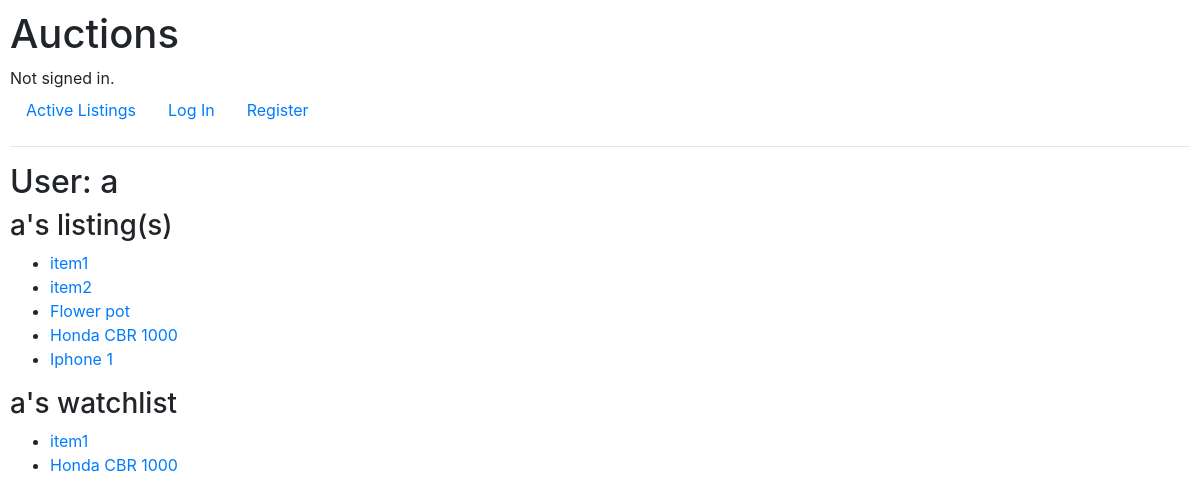
Page /user_page/1 on the committed database.
### auctions/models.py (models this page shows, shortened)
class User(AbstractUser):
    pass

class Listing(models.Model):
    user = models.ForeignKey(User, on_delete=models.CASCADE, related_name="seller")
    category = models.ForeignKey(Category, on_delete=models.SET_NULL, blank=True, null=True, related_name="category")
    title = models.CharField(max_length=64)
    description = models.TextField(max_length=1000)
    date = models.DateTimeField(auto_now_add=True)
    start_price = models.IntegerField(validators=[MinValueValidator(0)])
    current_price = models.IntegerField(validators=[MinValueValidator(0)])
    image_url = models.URLField(null=True, blank=True)
    is_active = models.BooleanField(default=True)

### auctions/views.py (the view)
# urls.py: path("user_page/<int:user_id>", views.user_page, name="user_page"),
def user_page(request, user_id):
    existing_user_ids = User.objects.all().values_list("id", flat=True)
    if user_id in existing_user_ids:
        user_target = User.objects.get(id=user_id)
        watched = user_target.watcher.all()
        listings_id = watched.values_list("listing", flat=True)
        return render(request, "auctions/user_page.html", {
            "user_target": user_target,
            "listings": user_target.seller.all(),
            "watchlist": Listing.objects.filter(id__in=listings_id)
        })
    else:
        return HttpResponseRedirect(reverse("index"))

### auctions/templates/auctions/user_page.html
{% extends "auctions/layout.html" %}
{% block body %}
    <h2>User: {{ user_target.username }}</h2>
    <div>
        <h3>{{ user_target.username }}'s listing(s)</h3>
        <div>
            <ul>
            {% for listing in listings %}
                <li>
                    <a href="{% url 'listing' listing.id %}">
                        {{ listing.title }}
                    </a>
                </li>
            {% endfor %}
            </ul>
        </div>
    </div>
    <div>
        <h3>{{ user_target.username }}'s watchlist</h3>
        <div>
            <ul>
            {% for listing in watchlist %}
                <li>
                    <a href="{% url 'listing' listing.id %}">
                        {{ listing.title }}
                    </a>
                </li>
            {% endfor %}
            </ul>
        </div>
    </div>
{% endblock %}

### auctions/static/auctions/styles.css (style rules this page uses)
body { padding: 10px; }

### rows in the picture
User: username "a"
Listing: title "item1"
Listing: title "item2"
Listing: title "Flower pot"
Listing: title "Honda CBR 1000"
Listing: title "Iphone 1"
